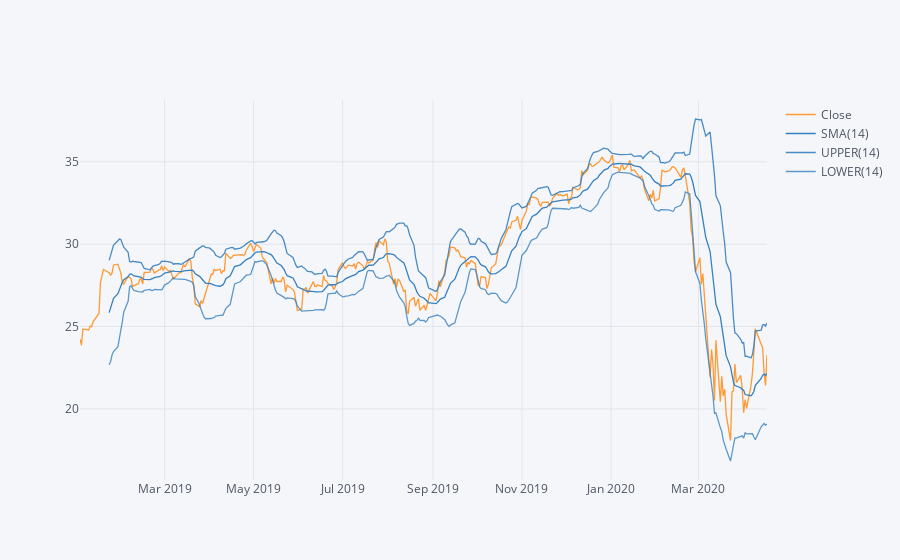

The code cell stored with this chart in its notebook:
### Markdown cell above
**Use .ta_plot(study='boll') to create a Bollinger Band Plot for Bank of America for the year 2015.**

### Code cell
BAC['Close'].loc['2019-01-01':'2020-05-01'].ta_plot(study='boll')

### Figure 1 — Plotly figure (JSON) as saved in the notebook; plotly's stock layout.template omitted (floating-point values rounded to 4 significant figures; data arrays with more than 128 entries replaced by an {"elided": "..."} marker saying what was removed)
{"data": [{"line": {"color": "rgba(255, 153, 51, 1.0)", "dash": "solid", "shape": "linear", "width": 1.3}, "mode": "lines", "name": "Close", "text": "", "type": "scatter", "x": {"elided": "326 str values"}, "y": {"elided": "326 float values"}}, {"line": {"color": "rgba(55, 128, 191, 1.0)", "dash": "solid", "shape": "linear", "width": 1.3}, "mode": "lines", "name": "SMA(14)", "text": "", "type": "scatter", "x": {"elided": "326 str values"}, "y": {"elided": "326 mixed values"}}, {"line": {"color": "rgba(55, 128, 191, 0.8999999999999999)", "dash": "solid", "shape": "linear", "width": 1.3}, "mode": "lines", "name": "UPPER(14)", "text": "", "type": "scatter", "x": {"elided": "326 str values"}, "y": {"elided": "326 mixed values"}}, {"line": {"color": "rgba(55, 128, 191, 0.7999999999999998)", "dash": "solid", "shape": "linear", "width": 1.3}, "mode": "lines", "name": "LOWER(14)", "text": "", "type": "scatter", "x": {"elided": "326 str values"}, "y": {"elided": "326 mixed values"}}], "layout": {"legend": {"bgcolor": "#F5F6F9", "font": {"color": "#4D5663"}}, "paper_bgcolor": "#F5F6F9", "plot_bgcolor": "#F5F6F9", "title": {"font": {"color": "#4D5663"}}, "xaxis": {"gridcolor": "#E1E5ED", "showgrid": true, "tickfont": {"color": "#4D5663"}, "title": {"font": {"color": "#4D5663"}, "text": ""}, "zerolinecolor": "#E1E5ED"}, "yaxis": {"gridcolor": "#E1E5ED", "showgrid": true, "tickfont": {"color": "#4D5663"}, "title": {"font": {"color": "#4D5663"}, "text": ""}, "zerolinecolor": "#E1E5ED"}}}
